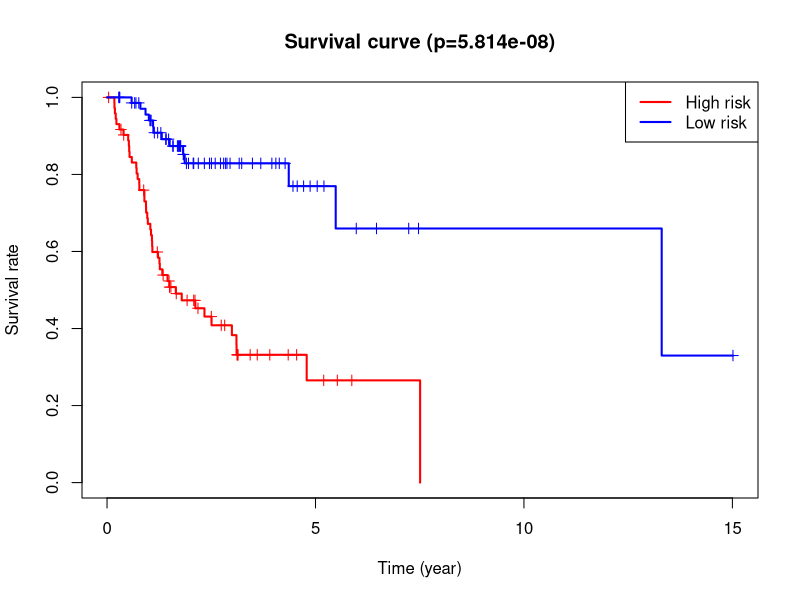

Write R code to recreate this figure.

install.packages("survival")

library(survival)
setwd("D:\\auto-tou\\17.risksurvial")       

data=read.table("risk.txt",header=T,sep="\t",check.names=F)
diff=survdiff(Surv(futime, fustat) ~risk,data = data)
pValue=1-pchisq(diff$chisq,df=1)
pValue=signif(pValue,4)
pValue=format(pValue, scientific = TRUE)
fit <- survfit(Surv(futime, fustat) ~ risk, data = data)
pdf(file="survival.pdf",width=5.5,height=5)
plot(fit,
	 lwd=2,
	 col=c("red","blue"),
	 xlab="Time (year)",
	 ylab="Survival rate",
	 main=paste("Survival curve (p=", pValue ,")",sep=""),
	 mark.time=T)
legend("topright",
	 c("High risk", "Low risk"),
     lwd=2,
	 col=c("red","blue"))
dev.off()

summary(fit)


